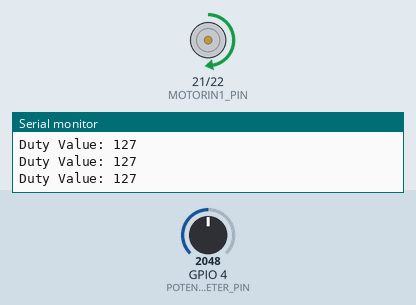
Recording of a sketch running on a simulated ESP32. Shown: motor-driver pin pairs drawn as motors (green arrow = first pin HIGH = forward, orange = second pin HIGH = backward, longer = more drive), the last lines printed to the serial monitor. The inputs (shaded band) are chosen by the test bench; at power-on: GPIO 4 (POTENTIOMETER_PIN) = 2048 (analog values on the 0–4095 scale).

Above: at 1.2 s.
1.3 s: GPIO 4 (POTENTIOMETER_PIN) set to 2866
At 1.7 s:
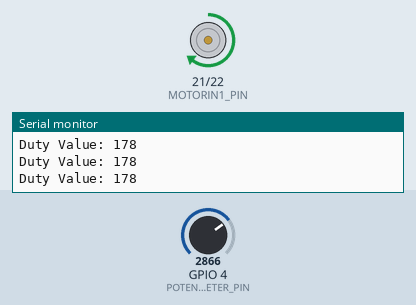
2.8 s: GPIO 4 (POTENTIOMETER_PIN) set to 3603
At 4.0 s:
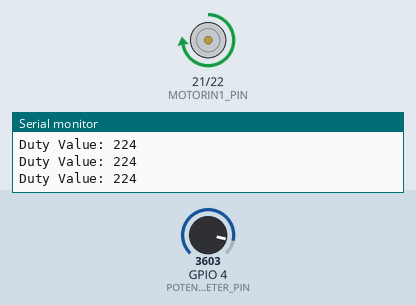
4.3 s: GPIO 4 (POTENTIOMETER_PIN) set to 491
At 5.1 s:
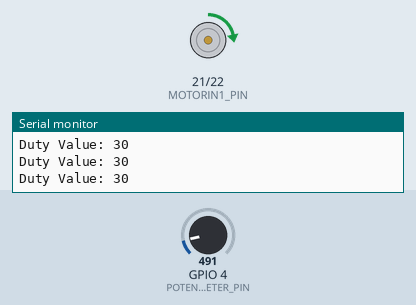
5.8 s: GPIO 4 (POTENTIOMETER_PIN) set to 0
At 6.1 s:
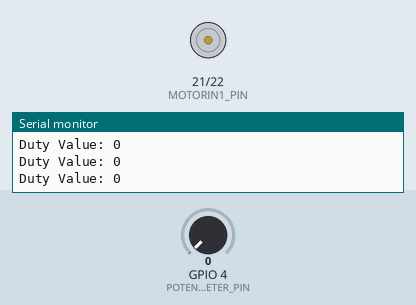
7.3 s: GPIO 4 (POTENTIOMETER_PIN) set to 2047
At 8.4 s:
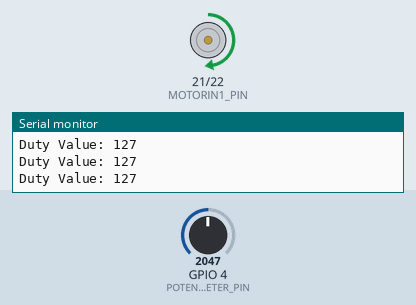
Timing chart, 0 to 9.8 s (numbered marks = the images above; inputs shaded):
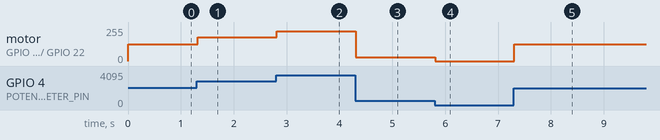

Measured:
- after the input at 1.3 s, motor on GPIO 21 (MOTORIN1_PIN) / GPIO 22 (MOTORIN2_PIN): forward 127/255 → forward 177/255 at once
- after the input at 2.8 s, motor on GPIO 21 (MOTORIN1_PIN) / GPIO 22 (MOTORIN2_PIN): forward 177/255 → forward 223/255 at once
- after the input at 4.3 s, motor on GPIO 21 (MOTORIN1_PIN) / GPIO 22 (MOTORIN2_PIN): forward 223/255 → forward 30/255 at once
- after the input at 5.8 s, motor on GPIO 21 (MOTORIN1_PIN) / GPIO 22 (MOTORIN2_PIN): forward 30/255 → stopped at once
- after the input at 7.3 s, motor on GPIO 21 (MOTORIN1_PIN) / GPIO 22 (MOTORIN2_PIN): stopped → forward 127/255 at once

The sketch:

ESP32_BasicMotorControl.ino
```cpp
#include "motor.h"

void setup() {
  Serial.begin(115200);
  PIN_MotorConfig();
  //PIN_ButtonConfig();
  PIN_ADCOneShotConfig();
  PIN_PWMConfig();
}

void loop() {
  //bool state = digitalRead(BUTTON_PIN);
  uint16_t analogValue = analogRead(POTENTIOMETER_PIN);
  INPUT_Process(/*state*/ analogValue);
  OUTPUT_Update();
  delay(20);
}
```

motor.cpp
```cpp
#include "motor.h"

static bool button_State;
static uint16_t duty_State;

void PIN_MotorConfig(void) {
  //pinMode(MOTORIN1_PIN, OUTPUT);
  pinMode(MOTORIN2_PIN, OUTPUT);

  //digitalWrite(MOTORIN1_PIN, LOW);
  digitalWrite(MOTORIN2_PIN, LOW);
}

void PIN_ButtonConfig(void) {
  //pinMode(BUTTON_PIN, INPUT_PULLUP);
}

void PIN_ADCOneShotConfig(void) {
  analogReadResolution(12);
  analogSetPinAttenuation(POTENTIOMETER_PIN, ADC_11db);
}

void PIN_PWMConfig(void) {
  ledcAttach(MOTORIN1_PIN, 1000, 8);
}

void INPUT_Process(/*bool state*/ uint16_t analogValue) {
  //button_State = !state;
  duty_State = constrain(map(analogValue, 0, 4095, 0, 255), 0, 255);
}

void OUTPUT_Update(void) {
  //digitalWrite(MOTORIN1_PIN, button_State);
  ledcWrite(MOTORIN1_PIN, duty_State);
  Serial.println("Duty Value: " + String(duty_State));
}
```

motor.h
```cpp
#ifndef MOTOR_H
#define MOTOR_H

#define BUTTON_PIN 23
#define MOTORIN1_PIN 21
#define MOTORIN2_PIN 22
#define POTENTIOMETER_PIN 4

#include <Arduino.h>

void PIN_MotorConfig(void); // Configure pin !(21)! & 22 for motor input

void PIN_ButtonConfig(void); // Configure Pin 23 for Button

void PIN_ADCOneShotConfig(void); // Configure Pin 4 for ADC Reading
void PIN_PWMConfig(void); // Configure Pin 21 for PWM Output

void INPUT_Process(/*bool state*/ uint16_t analogValue); // Hardware-Independent Logic
void OUTPUT_Update(void); // Updates pin 21 & 22 based on the INPUT_Process function

#endif
```
